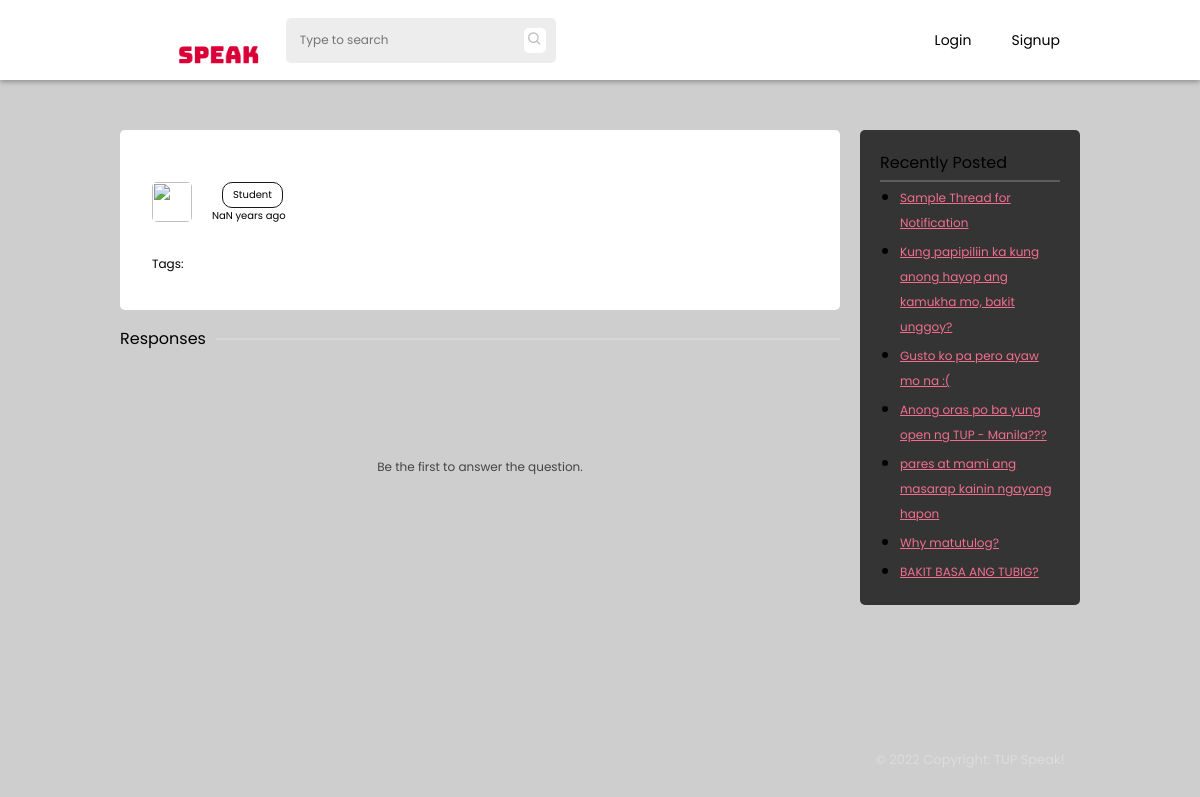
Page /thread.php on the earlier database version.
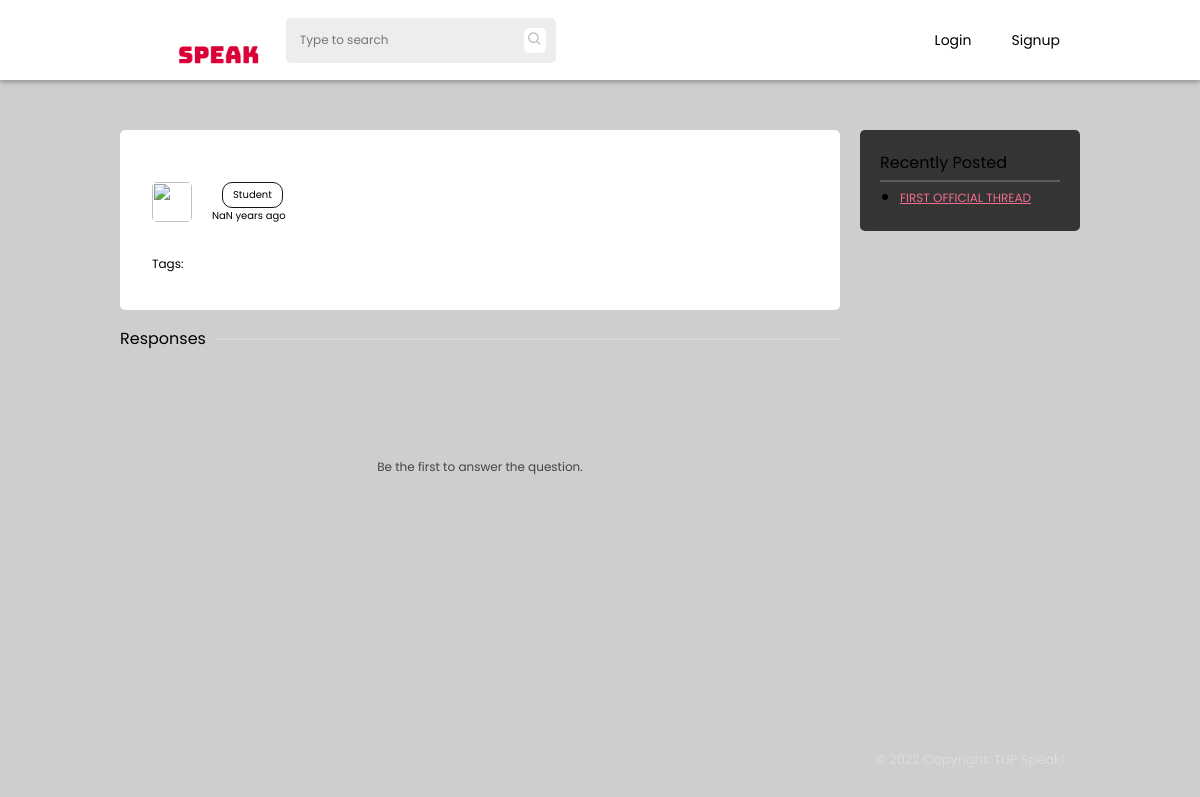
Same page on the later database version.
### tables this page shows
CREATE TABLE `threads` (
  `id` int(11) NOT NULL,
  `thread_id` varchar(255) NOT NULL,
  `author` varchar(255) NOT NULL,
  `title` varchar(255) NOT NULL,
  `body` longtext NOT NULL,
  `tags` varchar(255) NOT NULL,
  `status` int(1) NOT NULL DEFAULT 0,
  `thread_status` varchar(255) NOT NULL DEFAULT 'pending',
  `date_posted` date NOT NULL DEFAULT current_timestamp(),
  `time_posted` time NOT NULL DEFAULT current_timestamp()
);

### thread.php (the view, shortened to what this page needs)
 <?php
   include('php-scripts/thread-scripts.php');
?>
<!DOCTYPE html>
<html lang="en">
   <head>
      <link rel="stylesheet" href="styles/default.css">
      <link rel="stylesheet" href="styles/thread.css">
      <link rel="stylesheet" href="styles/navbar.css">
      <link href='https://unpkg.com/boxicons@2.1.2/css/boxicons.min.css' rel='stylesheet'>
   </head>
   <body>
      <?php include('php-scripts/navbar.php'); ?>
      <section class="main">
         <div class="container">
            <div class="container-1">
               <div class="threads">
                  <div class="titles">
                     <div class="author">
                        <div class="author-details">
                           <img class="thread-avatar" src="<?php echo $user_data['avatar']?>" alt="">
                           <div class="details">
                              <div class="user">
                                 <p class="user-type">Student</p>
                              </div>
                              <p class="date-published">
                              </p>
                           </div>
                        </div>
                     </div>
                  </div>
                  <div class="main-threads">
                     <p class="thread-content-text"><?php echo jsonToHtml($data['body']) ?></p>
                     <p class="tags">Tags:
                     </p>
                  </div>
               </div>
               <div class="divider">
                  <p>Responses</p>
                  <div>
                     <hr>
                  </div>
               </div>
               <div id="comments">
               </div>
            </div>
            <div class="container-2">
               <div class="recently-posted">
                  <p>Recently Posted</p>
                  <hr>
                  <ul>
                  <?php
                     $query = mysqli_query($conn, "SELECT * FROM threads WHERE thread_id != '$tid' AND thread_status = 'open' ORDER BY date_posted DESC LIMIT 7");
                     while($data = mysqli_fetch_assoc($query)){
                        echo '<li><a href="thread.php?threadid='.$data['thread_id'].'">'.$data['title'].'</a></li>';
                     }
                  ?>
                  </ul>
               </div>
               <footer>
                  <p>&copy; 2022 Copyright: TUP Speak!</p>
               </footer>
            </div>
         </div>
      </section>
   </body>
</html>

Differences in the rows shown:
removed threads: title "Sample Thread for Notification"
removed threads: title "Kung papipiliin ka kung anong hayop ang kamukha mo, bakit unggoy?"
removed threads: title "Gusto ko pa pero ayaw mo na :("
removed threads: title "Anong oras po ba yung open ng TUP - Manila???"
removed threads: title "pares at mami ang masarap kainin ngayong hapon"
removed threads: title "Why matutulog?"
removed threads: title "BAKIT BASA ANG TUBIG?"
now on this page (row edited): threads: title "FIRST OFFICIAL THREAD"
